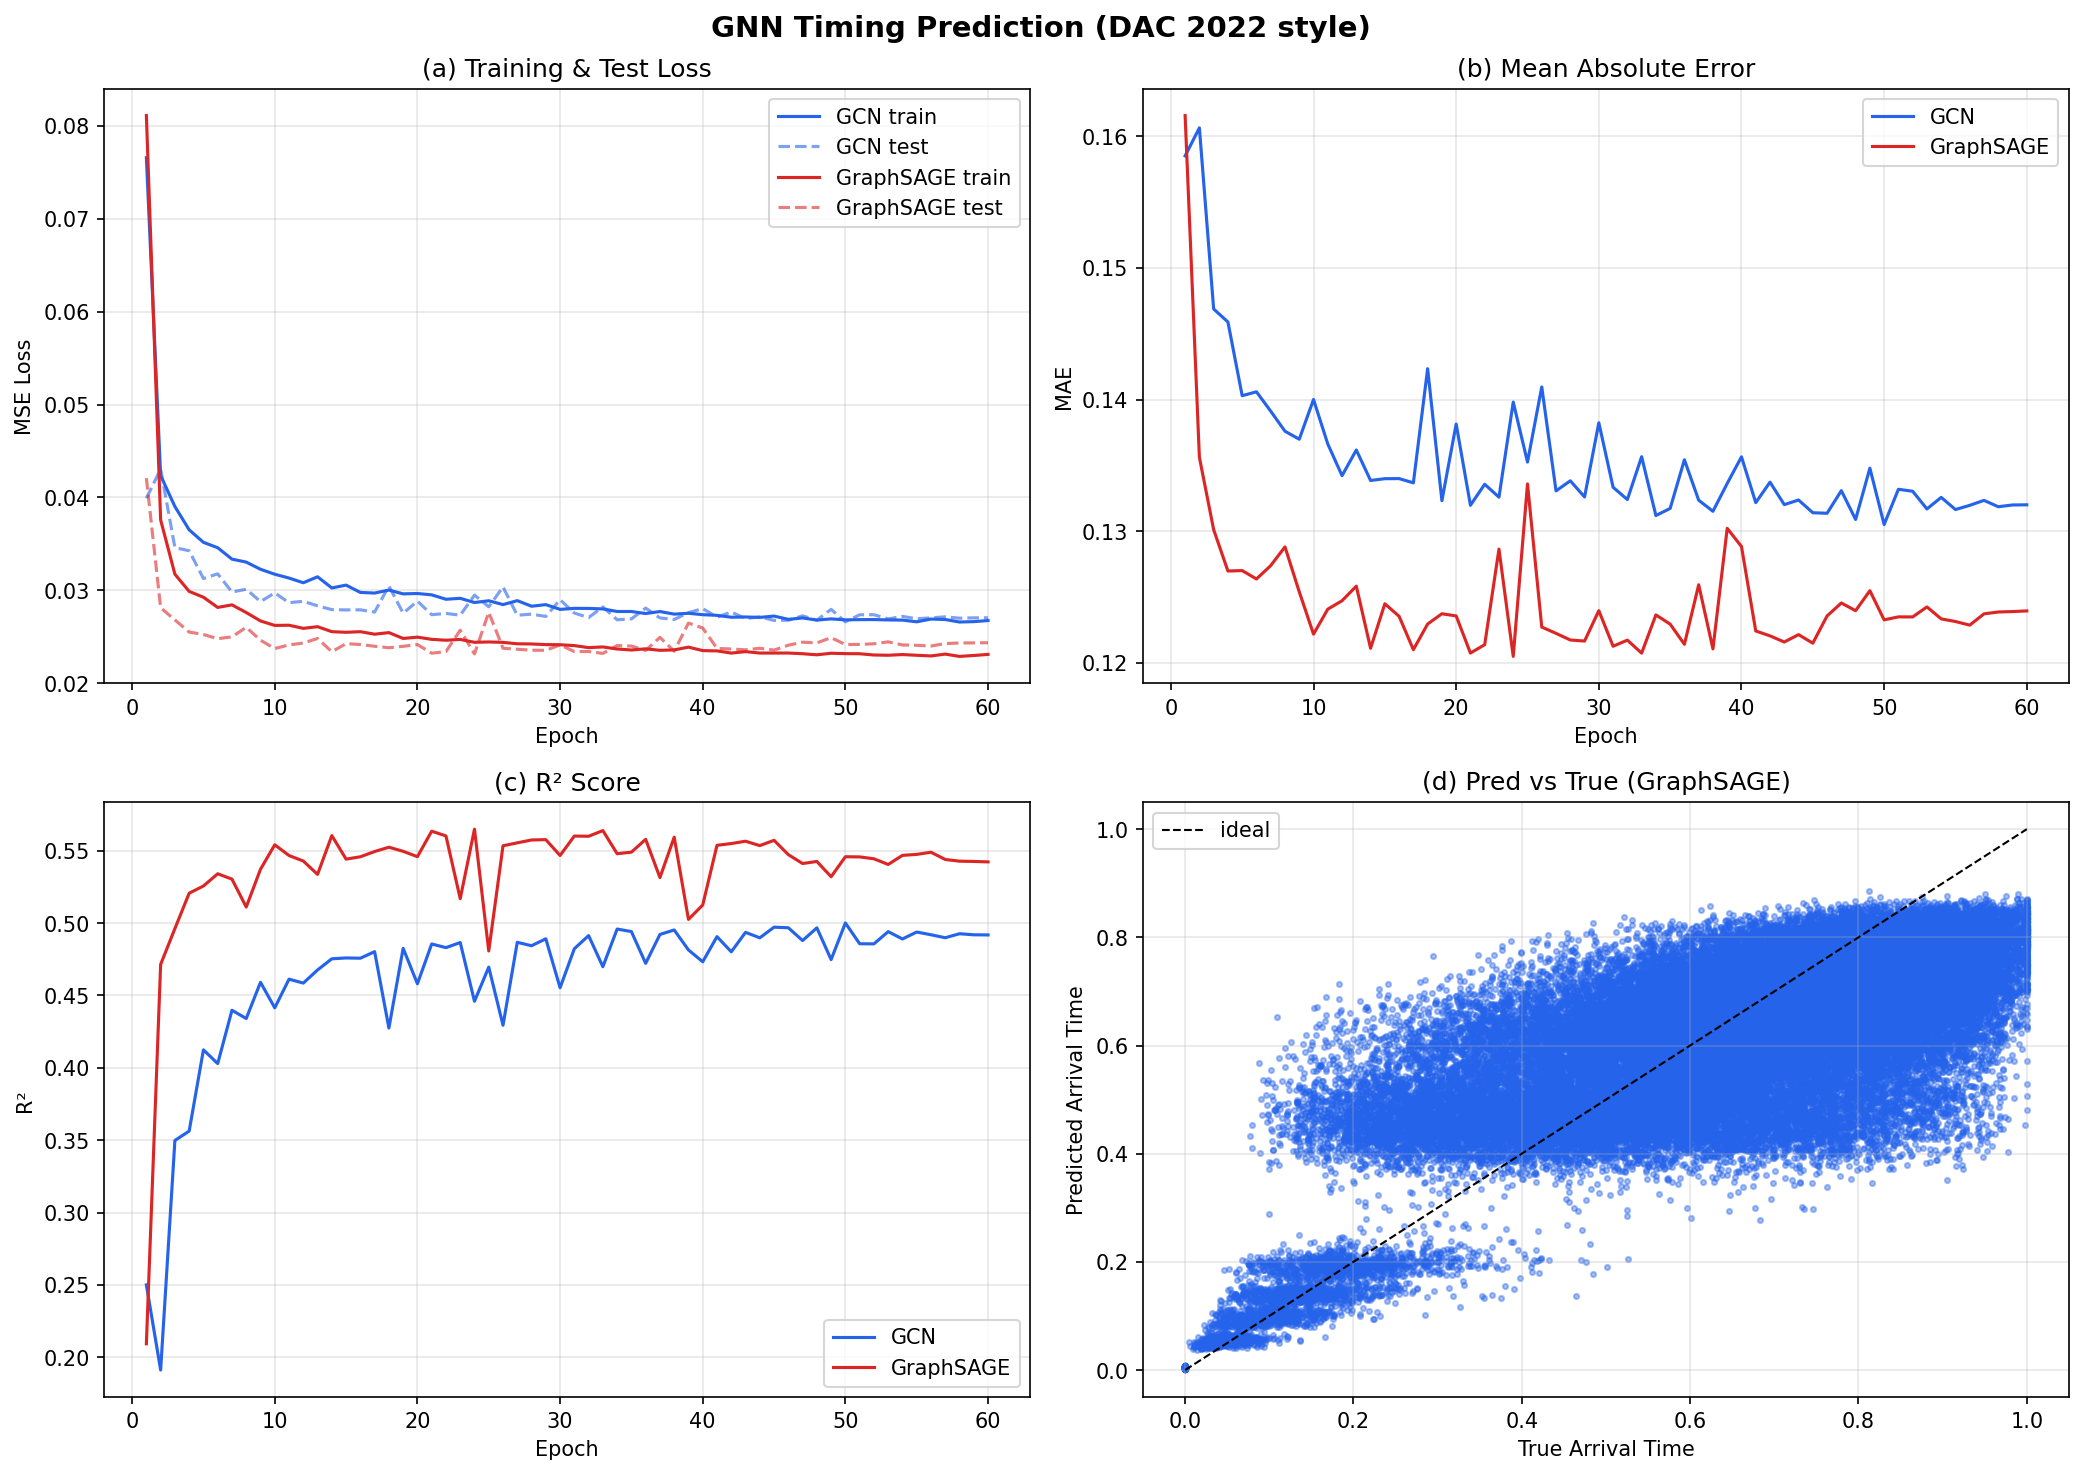

This chart was generated by the following Python code:
#!/usr/bin/env python3
"""
GNN Timing Prediction (DAC 2022 Style)
=======================================
Graph Neural Network for gate-level timing prediction.
- Nodes = standard cells with features (gate type, fanin/fanout, x/y, capacitance)
- Edges = net connections (wires between pins)
- Target = arrival time at each node (regression)

Uses GCN and GraphSAGE backbones on synthetic circuit graphs.
"""

import os, math, random
import numpy as np
import torch
import torch.nn.functional as F
from torch import nn
from torch_geometric.data import Data
from torch_geometric.loader import DataLoader
from torch_geometric.nn import GCNConv, SAGEConv, global_mean_pool
import matplotlib
matplotlib.use("Agg")
import matplotlib.pyplot as plt

# reproducibility
SEED = 42
random.seed(SEED)
np.random.seed(SEED)
torch.manual_seed(SEED)
torch.cuda.manual_seed_all(SEED)

DEVICE = torch.device("cuda" if torch.cuda.is_available() else "cpu")
print(f"Device: {DEVICE}")
if torch.cuda.is_available():
    print(f"GPU: {torch.cuda.get_device_name(0)}")

# ------------------------------------------------------------------
# Gate library (synthetic)
# ------------------------------------------------------------------
GATE_TYPES = ["INV", "BUF", "NAND2", "NAND3", "NOR2", "NOR3", "AND2", "OR2", "XOR2", "XNOR2", "MUX2", "DFF"]
NUM_GATE_TYPES = len(GATE_TYPES)
GATE_DELAY = {  # intrinsic delay (ps)
    "INV": 5, "BUF": 3, "NAND2": 8, "NAND3": 10, "NOR2": 9, "NOR3": 12,
    "AND2": 10, "OR2": 10, "XOR2": 12, "XNOR2": 12, "MUX2": 14, "DFF": 0
}
GATE_CAP = {  # input capacitance (fF)
    "INV": 1.0, "BUF": 1.0, "NAND2": 1.2, "NAND3": 1.5, "NOR2": 1.3, "NOR3": 1.6,
    "AND2": 1.4, "OR2": 1.4, "XOR2": 1.6, "XNOR2": 1.6, "MUX2": 1.8, "DFF": 2.0
}
WIRE_CAP_PER_UM = 0.2   # fF/um
WIRE_RES_PER_UM = 0.5   # Ohm/um

# ------------------------------------------------------------------
# Synthetic circuit graph generation
# ------------------------------------------------------------------

def _random_fanin_fanout(gate_name):
    if gate_name in ("INV", "BUF"):
        return 1, random.randint(1, 4)
    if gate_name == "DFF":
        return 1, random.randint(1, 3)
    return 2, random.randint(1, 4)


def generate_circuit_graph(num_nodes_range=(80, 250)):
    """Generate one synthetic circuit DAG and compute arrival times."""
    num_nodes = random.randint(*num_nodes_range)
    # --- build a random DAG by topological layering ---
    # assign each node to a layer (more layers = deeper logic)
    num_layers = random.randint(4, max(5, num_nodes // 10))
    node_layer = np.random.randint(0, num_layers, size=num_nodes)
    node_layer = np.sort(node_layer)  # sort so early layers have lower indices

    # node features
    gate_ids = np.random.randint(0, NUM_GATE_TYPES, size=num_nodes)
    gate_names = [GATE_TYPES[g] for g in gate_ids]
    x_pos = np.random.uniform(0, 500, size=num_nodes).astype(np.float32)
    y_pos = np.random.uniform(0, 500, size=num_nodes).astype(np.float32)
    cap_load = np.array([GATE_CAP[g] for g in gate_names], dtype=np.float32)
    drive_strength = np.random.uniform(0.5, 2.0, size=num_nodes).astype(np.float32)

    # one-hot gate type
    gate_onehot = np.zeros((num_nodes, NUM_GATE_TYPES), dtype=np.float32)
    for i, g in enumerate(gate_ids):
        gate_onehot[i, g] = 1.0

    # fanin / fanout per node
    fanin_count = np.zeros(num_nodes, dtype=np.float32)
    fanout_count = np.zeros(num_nodes, dtype=np.float32)

    # build edges: for each node, pick random fanins from earlier layers
    src_list, dst_list = [], []
    wire_lengths = []
    for i in range(num_nodes):
        fi, _ = _random_fanin_fanout(gate_names[i])
        fi = min(fi, max(1, node_layer[:i].sum()))  # ensure possible
        candidates = np.where(node_layer < node_layer[i])[0]
        if len(candidates) == 0 and i > 0:
            candidates = np.array([i - 1])
        if i == 0:
            continue
        k = min(fi, len(candidates))
        fanins = np.random.choice(candidates, size=k, replace=False)
        for f in fanins:
            src_list.append(int(f))
            dst_list.append(int(i))
            dist = math.sqrt((x_pos[f] - x_pos[i])**2 + (y_pos[f] - y_pos[i])**2)
            wire_lengths.append(dist)
            fanin_count[i] += 1
            fanout_count[f] += 1

    if len(src_list) == 0:
        return generate_circuit_graph(num_nodes_range)  # retry

    edge_index = torch.tensor([src_list, dst_list], dtype=torch.long)
    wire_lengths = np.array(wire_lengths, dtype=np.float32)

    # --- compute arrival times (STA-like, deterministic given graph) ---
    arrival = np.zeros(num_nodes, dtype=np.float32)
    wire_delay = wire_lengths * WIRE_RES_PER_UM * WIRE_CAP_PER_UM * 0.5  # simplified RC
    # process in topological order (already partly sorted by layer; use BFS)
    in_degree = np.zeros(num_nodes, dtype=int)
    for s, d in zip(src_list, dst_list):
        in_degree[d] += 1
    queue = [i for i in range(num_nodes) if in_degree[i] == 0]
    processed = 0
    while queue:
        n = queue.pop(0)
        processed += 1
        gate_d = GATE_DELAY[gate_names[n]]
        # find all outgoing edges from n
        for idx, (s, d) in enumerate(zip(src_list, dst_list)):
            if s == n:
                edge_arr = arrival[n] + gate_d + wire_delay[idx]
                arrival[d] = max(arrival[d], edge_arr)
            if d == n:
                in_degree[d_post := d]  # already decremented via queue logic
        # decrement in-degree of successors
        for idx, (s, d) in enumerate(zip(src_list, dst_list)):
            if s == n:
                in_degree[d] -= 1
                if in_degree[d] == 0:
                    queue.append(d)

    # normalize arrival times to [0, 1] range for training stability
    at_max = arrival.max()
    if at_max > 0:
        arrival = arrival / at_max
    arrival = arrival.astype(np.float32)

    # slack = 1 - arrival (simplified)
    slack = (1.0 - arrival).astype(np.float32)

    # build node feature matrix: [gate_onehot | fanin | fanout | cap_load | drive_strength | x_norm | y_norm]
    x_feat = np.concatenate([
        gate_onehot,
        (fanin_count / max(fanin_count.max(), 1))[:, None],
        (fanout_count / max(fanout_count.max(), 1))[:, None],
        cap_load[:, None] / 3.0,
        drive_strength[:, None] / 2.0,
        (x_pos / 500.0)[:, None],
        (y_pos / 500.0)[:, None],
    ], axis=1).astype(np.float32)

    data = Data(
        x=torch.from_numpy(x_feat),
        edge_index=edge_index,
        y=torch.from_numpy(arrival[:, None]),   # predict arrival time
        slack=torch.from_numpy(slack[:, None]),
    )
    return data


def generate_dataset(num_graphs=2000):
    graphs = [generate_circuit_graph() for _ in range(num_graphs)]
    return graphs

# ------------------------------------------------------------------
# GNN models
# ------------------------------------------------------------------

class TimingGCN(nn.Module):
    def __init__(self, in_dim, hidden=128, layers=4, dropout=0.1):
        super().__init__()
        self.convs = nn.ModuleList()
        self.norms = nn.ModuleList()
        self.convs.append(GCNConv(in_dim, hidden))
        self.norms.append(nn.LayerNorm(hidden))
        for _ in range(layers - 1):
            self.convs.append(GCNConv(hidden, hidden))
            self.norms.append(nn.LayerNorm(hidden))
        self.head = nn.Sequential(
            nn.Linear(hidden, hidden), nn.ReLU(), nn.Dropout(dropout),
            nn.Linear(hidden, 1),
        )
        self.dropout = dropout

    def forward(self, data):
        x, ei = data.x, data.edge_index
        for conv, norm in zip(self.convs, self.norms):
            x = conv(x, ei)
            x = norm(x)
            x = F.relu(x)
            x = F.dropout(x, p=self.dropout, training=self.training)
        return self.head(x)


class TimingGraphSAGE(nn.Module):
    def __init__(self, in_dim, hidden=128, layers=4, dropout=0.1):
        super().__init__()
        self.convs = nn.ModuleList()
        self.norms = nn.ModuleList()
        self.convs.append(SAGEConv(in_dim, hidden))
        self.norms.append(nn.LayerNorm(hidden))
        for _ in range(layers - 1):
            self.convs.append(SAGEConv(hidden, hidden))
            self.norms.append(nn.LayerNorm(hidden))
        self.head = nn.Sequential(
            nn.Linear(hidden, hidden), nn.ReLU(), nn.Dropout(dropout),
            nn.Linear(hidden, 1),
        )
        self.dropout = dropout

    def forward(self, data):
        x, ei = data.x, data.edge_index
        for conv, norm in zip(self.convs, self.norms):
            x = conv(x, ei)
            x = norm(x)
            x = F.relu(x)
            x = F.dropout(x, p=self.dropout, training=self.training)
        return self.head(x)

# ------------------------------------------------------------------
# Training loop
# ------------------------------------------------------------------

def train_one_epoch(model, loader, optimizer, criterion):
    model.train()
    total_loss, n = 0.0, 0
    for batch in loader:
        batch = batch.to(DEVICE)
        optimizer.zero_grad()
        pred = model(batch)
        loss = criterion(pred, batch.y)
        loss.backward()
        optimizer.step()
        total_loss += loss.item() * batch.num_nodes
        n += batch.num_nodes
    return total_loss / n


@torch.no_grad()
def evaluate(model, loader, criterion):
    model.eval()
    total_loss, n = 0.0, 0
    preds, trues = [], []
    for batch in loader:
        batch = batch.to(DEVICE)
        pred = model(batch)
        loss = criterion(pred, batch.y)
        total_loss += loss.item() * batch.num_nodes
        n += batch.num_nodes
        preds.append(pred.cpu())
        trues.append(batch.y.cpu())
    preds = torch.cat(preds, 0)
    trues = torch.cat(trues, 0)
    mae = (preds - trues).abs().mean().item()
    rmse = ((preds - trues)**2).mean().sqrt().item()
    # R^2
    ss_res = ((preds - trues)**2).sum()
    ss_tot = ((trues - trues.mean())**2).sum()
    r2 = 1 - ss_res / (ss_tot + 1e-8)
    return total_loss / n, mae, rmse, r2.item()


def run_experiment():
    print("=" * 60)
    print("GNN Timing Prediction  (DAC 2022 style)")
    print("=" * 60)

    # --- generate data ---
    print("\n[1/5] Generating synthetic circuit graphs ...")
    graphs = generate_dataset(num_graphs=1500)
    random.shuffle(graphs)
    n_train = 1200
    train_data = graphs[:n_train]
    test_data = graphs[n_train:]
    in_dim = train_data[0].x.shape[1]
    print(f"  {len(train_data)} train / {len(test_data)} test graphs,  node feat dim = {in_dim}")

    train_loader = DataLoader(train_data, batch_size=32, shuffle=True)
    test_loader = DataLoader(test_data, batch_size=64, shuffle=False)

    # --- build models ---
    print("\n[2/5] Building GCN and GraphSAGE models ...")
    gcn = TimingGCN(in_dim, hidden=128, layers=4).to(DEVICE)
    sage = TimingGraphSAGE(in_dim, hidden=128, layers=4).to(DEVICE)
    print(f"  GCN params:  {sum(p.numel() for p in gcn.parameters()):,}")
    print(f"  SAGE params: {sum(p.numel() for p in sage.parameters()):,}")

    # --- train ---
    print("\n[3/5] Training (60 epochs each) ...")
    EPOCHS = 60
    criterion = nn.MSELoss()

    history = {"gcn_train": [], "gcn_test": [], "sage_train": [], "sage_test": [],
               "gcn_mae": [], "gcn_rmse": [], "gcn_r2": [],
               "sage_mae": [], "sage_rmse": [], "sage_r2": []}

    for name, model in [("GCN", gcn), ("GraphSAGE", sage)]:
        optimizer = torch.optim.AdamW(model.parameters(), lr=1e-3, weight_decay=1e-4)
        scheduler = torch.optim.lr_scheduler.CosineAnnealingLR(optimizer, T_max=EPOCHS)
        key = name.lower().replace("graph", "")  # gcn / sage
        for epoch in range(1, EPOCHS + 1):
            tr_loss = train_one_epoch(model, train_loader, optimizer, criterion)
            te_loss, mae, rmse, r2 = evaluate(model, test_loader, criterion)
            scheduler.step()
            history[f"{key}_train"].append(tr_loss)
            history[f"{key}_test"].append(te_loss)
            history[f"{key}_mae"].append(mae)
            history[f"{key}_rmse"].append(rmse)
            history[f"{key}_r2"].append(r2)
            if epoch % 15 == 0 or epoch == 1:
                print(f"  [{name}] epoch {epoch:3d}  train_loss={tr_loss:.5f}  "
                      f"test_loss={te_loss:.5f}  MAE={mae:.4f}  R²={r2:.4f}")

    # --- final metrics ---
    print("\n[4/5] Final metrics:")
    for key, name in [("gcn", "GCN"), ("sage", "GraphSAGE")]:
        print(f"  {name:12s}  MSE={history[f'{key}_test'][-1]:.5f}  "
              f"MAE={history[f'{key}_mae'][-1]:.4f}  "
              f"RMSE={history[f'{key}_rmse'][-1]:.4f}  "
              f"R²={history[f'{key}_r2'][-1]:.4f}")

    # --- plot ---
    print("\n[5/5] Plotting ...")
    fig, axes = plt.subplots(2, 2, figsize=(14, 10))
    fig.suptitle("GNN Timing Prediction (DAC 2022 style)", fontsize=14, fontweight="bold")
    epochs = range(1, EPOCHS + 1)

    # (a) training loss
    ax = axes[0, 0]
    ax.plot(epochs, history["gcn_train"], label="GCN train", color="#2563eb")
    ax.plot(epochs, history["gcn_test"], "--", label="GCN test", color="#2563eb", alpha=0.6)
    ax.plot(epochs, history["sage_train"], label="GraphSAGE train", color="#dc2626")
    ax.plot(epochs, history["sage_test"], "--", label="GraphSAGE test", color="#dc2626", alpha=0.6)
    ax.set_xlabel("Epoch"); ax.set_ylabel("MSE Loss"); ax.set_title("(a) Training & Test Loss")
    ax.legend(); ax.grid(True, alpha=0.3)

    # (b) MAE
    ax = axes[0, 1]
    ax.plot(epochs, history["gcn_mae"], label="GCN", color="#2563eb")
    ax.plot(epochs, history["sage_mae"], label="GraphSAGE", color="#dc2626")
    ax.set_xlabel("Epoch"); ax.set_ylabel("MAE"); ax.set_title("(b) Mean Absolute Error")
    ax.legend(); ax.grid(True, alpha=0.3)

    # (c) R²
    ax = axes[1, 0]
    ax.plot(epochs, history["gcn_r2"], label="GCN", color="#2563eb")
    ax.plot(epochs, history["sage_r2"], label="GraphSAGE", color="#dc2626")
    ax.set_xlabel("Epoch"); ax.set_ylabel("R²"); ax.set_title("(c) R² Score")
    ax.legend(); ax.grid(True, alpha=0.3)

    # (d) scatter: pred vs true for best model
    ax = axes[1, 1]
    best_key = "gcn" if history["gcn_r2"][-1] >= history["sage_r2"][-1] else "sage"
    best_model = gcn if best_key == "gcn" else sage
    best_model.eval()
    all_pred, all_true = [], []
    with torch.no_grad():
        for batch in test_loader:
            batch = batch.to(DEVICE)
            p = best_model(batch).cpu().numpy().flatten()
            t = batch.y.cpu().numpy().flatten()
            all_pred.extend(p); all_true.extend(t)
    ax.scatter(all_true, all_pred, s=6, alpha=0.4, color="#2563eb")
    mn, mx = min(min(all_true), min(all_pred)), max(max(all_true), max(all_pred))
    ax.plot([mn, mx], [mn, mx], "k--", lw=1, label="ideal")
    ax.set_xlabel("True Arrival Time"); ax.set_ylabel("Predicted Arrival Time")
    best_name = "GCN" if best_key == "gcn" else "GraphSAGE"
    ax.set_title(f"(d) Pred vs True ({best_name})"); ax.legend(); ax.grid(True, alpha=0.3)

    plt.tight_layout()
    out = os.path.join(os.path.dirname(__file__), "gnn_timing.png")
    plt.savefig(out, dpi=150, bbox_inches="tight")
    plt.close()
    print(f"  Saved -> {out}")

    print("\nDone. ✓")


if __name__ == "__main__":
    run_experiment()
